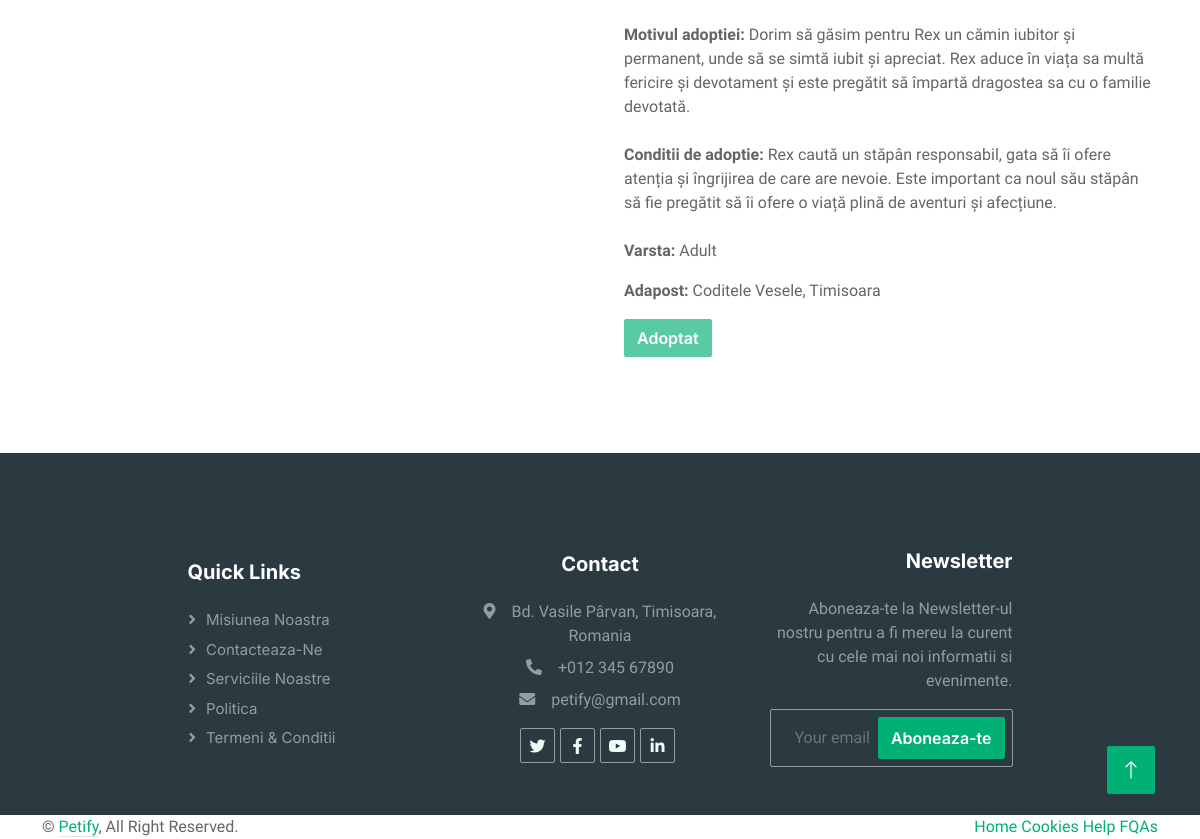
The app's page /Jucausul Rex (lower part), older data.
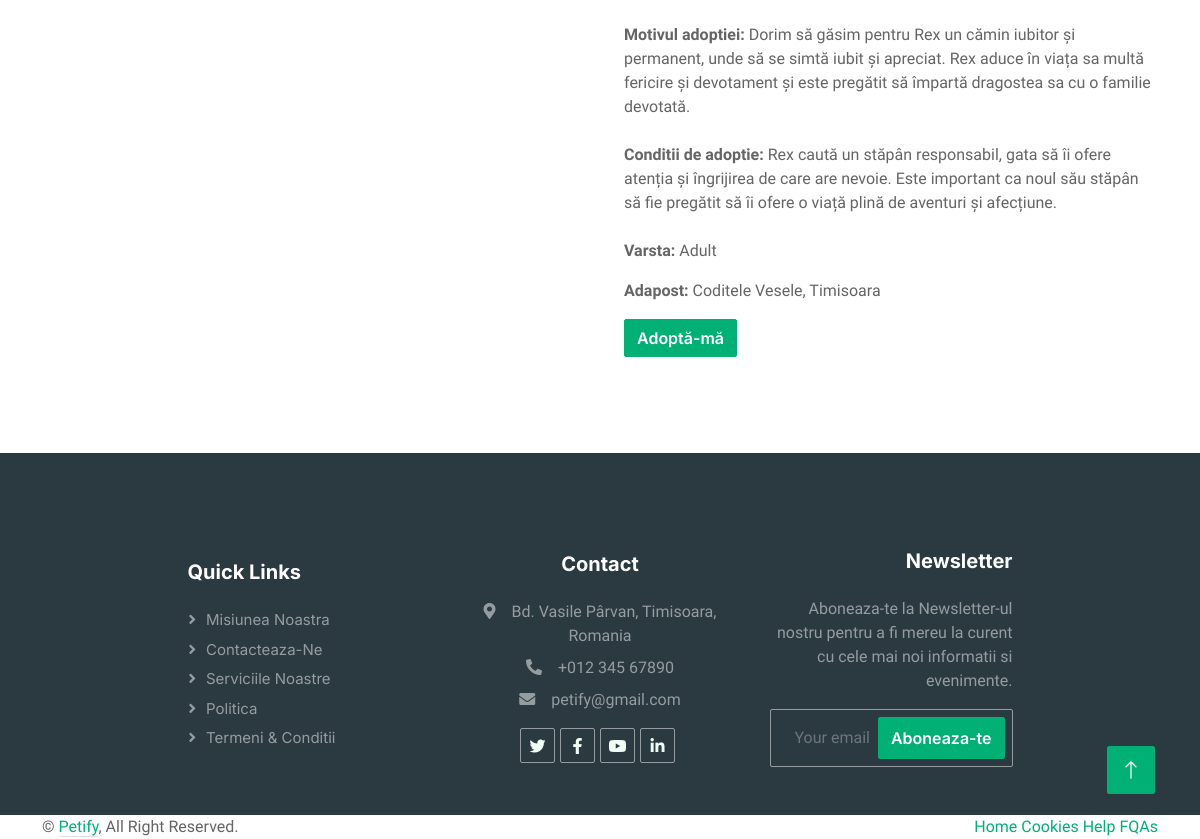
The same page, newer data.
### app.py (models this page shows)
class Animal(db.Model):
    id = db.Column(db.Integer, primary_key=True)
    name = db.Column(db.String(100), nullable=False)
    image = db.Column(db.String(100), nullable=False)
    description = db.Column(db.String(1000), nullable=False)
    history = db.Column(db.String(1000), nullable=True)
    activities = db.Column(db.String(1000), nullable=True)
    relationship = db.Column(db.String(1000), nullable=True)
    special_needs = db.Column(db.String(1000), nullable=True)
    adoption_reason = db.Column(db.String(1000), nullable=True)
    terms = db.Column(db.String(1000), nullable=True)
    button_link = db.Column(db.String(100), nullable=False)
    type = db.Column(db.String(50), nullable=False)
    age = db.Column(db.String(20), nullable=False)
    location = db.Column(db.String(50), nullable=False)
    adopted = db.Column(db.String(100), nullable=True)

### app.py (the view)
@app.route('/<category_name>')
def category_page(category_name):
    category = Animal.query.filter_by(name=category_name).first()
    if category:
        return render_template('category_page.html', category=category)

### templates/category_page.html (shortened to what this page needs)
<!DOCTYPE html>
<html lang="en">
<head>
    <link href="https://cdnjs.cloudflare.com/ajax/libs/font-awesome/5.10.0/css/all.min.css" rel="stylesheet">
    <link href="https://cdn.jsdelivr.net/npm/bootstrap-icons@1.4.1/font/bootstrap-icons.css" rel="stylesheet">
    <link href="/static/lib/animate/animate.min.css" rel="stylesheet">
    <link href="/static/lib/owlcarousel/assets/owl.carousel.min.css" rel="stylesheet">
    <link href="/static/css/bootstrap.min.css" rel="stylesheet">
    <link href="/static/css/style.css" rel="stylesheet">
</head>
<body>
    <div class="container-xxl bg-white p-0">
    <div class="container-xxl bg-white p-0">
        <div class="container-xxl py-5">
            <div class="container">
                <div class="row g-5 align-items-start">
                    <div class="col-md-6 wow fadeIn" data-wow-delay="0.5s">
                        <p class="mb-4"><strong>Motivul adoptiei: </strong>{{ category.adoption_reason|safe }}</p>
                        <p class="mb-4"><strong>Conditii de adoptie: </strong>{{ category.terms|safe }}</p>
                        <p><strong>Varsta:</strong> {{ category.age }}</p>
                        <p><strong>Adapost:</strong> {{ category.location }}</p>
                        {% if category.adopted == 'false' %}
                            <a href="{{ url_for('adopt_from_button', animal_name=category.name) }}" class="btn btn-primary">Adoptă-mă</a>
                        {% else %}
                            <button class="btn btn-primary" disabled> Adoptat
                        {% endif %}
                    </div>
                </div>
            </div>
        </div>
        <div class="container-fluid bg-dark text-white-50 footer pt-5 mt-5 wow fadeIn" data-wow-delay="0.1s">
            <div class="container py-5">
                <div class="row g-5 justify-content-center align-items-center">
                    <div class="col-lg-3 col-md-6 text-start">
                        <h5 class="text-white mb-4">Quick Links</h5>
                        <a class="btn btn-link text-white-50" href="">Misiunea noastra</a>
                        <a class="btn btn-link text-white-50" href="">Contacteaza-ne</a>
                        <a class="btn btn-link text-white-50" href="">Serviciile noastre</a>
                        <a class="btn btn-link text-white-50" href="">Politica</a>
                        <a class="btn btn-link text-white-50" href="">Termeni & Conditii</a>
                    </div>
                    <div class="col-lg-3 col-md-6 text-center">
                        <h5 class="text-white mb-4">Contact</h5>
                        <p class="mb-2"><i class="fa fa-map-marker-alt me-3"></i>Bd. Vasile Pârvan, Timisoara, Romania</p>
                        <p class="mb-2"><i class="fa fa-phone-alt me-3"></i>+012 345 67890</p>
                        <p class="mb-2"><i class="fa fa-envelope me-3"></i>petify@gmail.com</p>
                        <div class="d-flex pt-2 justify-content-center">
                            <a class="btn btn-outline-light btn-social" href=""><i class="fab fa-twitter"></i></a>
                            <a class="btn btn-outline-light btn-social" href=""><i class="fab fa-facebook-f"></i></a>
                            <a class="btn btn-outline-light btn-social" href=""><i class="fab fa-youtube"></i></a>
                            <a class="btn btn-outline-light btn-social" href=""><i class="fab fa-linkedin-in"></i></a>
                        </div>
                    </div>
                    <div class="col-lg-3 col-md-6 text-end">
                        <h5 class="text-white mb-4">Newsletter</h5>
                        <p>Aboneaza-te la Newsletter-ul nostru pentru a fi mereu la curent cu cele mai noi informatii si evenimente.</p>
                        <div class="position-relative mx-auto" style="max-width: 400px;">
                            <a href="{{ url_for('register') }}" class="btn btn-primary py-2 position-absolute top-0 end-0 mt-2 me-2">Aboneaza-te</a>
                        </div>
                    </div>
                </div>
            </div>
        </div>
            <div class="container">
                <div class="copyright">
                    <div class="row">
                        <div class="col-md-6 text-center text-md-start mb-3 mb-md-0">
                            &copy; <a class="border-bottom" href="#">Petify</a>, All Right Reserved.
                        </div>
                        <div class="col-md-6 text-center text-md-end">
                            <div class="footer-menu">
                                <a href="">Home</a>
                                <a href="">Cookies</a>
                                <a href="">Help</a>
                                <a href="">FQAs</a>
                            </div>
                        </div>
                    </div>
                </div>
            </div>
        </div>
        <a href="#" class="btn btn-lg btn-primary btn-lg-square back-to-top"><i class="bi bi-arrow-up"></i></a>
    </div>
</body>
</html>

### static/css/style.css (style rules this page uses)
:root { --primary: #00B074; --secondary: #2B9BFF; --light: #EFFDF5; --dark: #2B3940; }
.back-to-top { position: fixed; display: none; right: 45px; bottom: 45px; z-index: 99; }
.btn { font-family: 'Inter', sans-serif; font-weight: 600; transition: .5s; }
.btn.btn-primary, .btn.btn-secondary { color: #FFFFFF; }
.btn-lg-square { width: 48px; height: 48px; }
.btn-square, .btn-sm-square, .btn-lg-square { padding: 0; display: flex; align-items: center; justify-content: center; font-weight: normal; border-radius: 2px; }
.footer .btn.btn-social { margin-right: 5px; width: 35px; height: 35px; display: flex; align-items: center; justify-content: center; color: var(--light); border: 1px solid rgba(255,255,255,0.5); border-radius: 2px; transition: .3s; }
.footer .btn.btn-link { display: block; margin-bottom: 5px; padding: 0; text-align: left; font-size: 15px; font-weight: normal; text-transform: capitalize; transition: .3s; }
.footer .btn.btn-link::before { position: relative; content: "\f105"; font-family: "Font Awesome 5 Free"; font-weight: 900; margin-right: 10px; }

Row changes from the older to the newer data that the page shows:
changed Animal "Adult": adopted "nume user logat" → "false" (drawn)
Text that changed along with them:
text no longer shown: "Adoptat"
text now shown: "Adoptă-mă"
